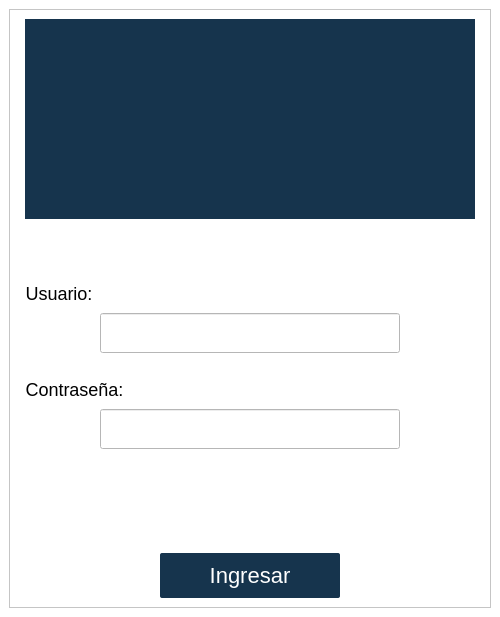
<?xml version="1.0" encoding="UTF-8"?>
<ui version="4.0">
 <class>MainWindow</class>
 <widget class="QMainWindow" name="MainWindow">
  <property name="geometry">
   <rect>
    <x>0</x>
    <y>0</y>
    <width>500</width>
    <height>617</height>
   </rect>
  </property>
  <property name="sizePolicy">
   <sizepolicy hsizetype="Fixed" vsizetype="Fixed">
    <horstretch>0</horstretch>
    <verstretch>0</verstretch>
   </sizepolicy>
  </property>
  <property name="minimumSize">
   <size>
    <width>500</width>
    <height>600</height>
   </size>
  </property>
  <property name="maximumSize">
   <size>
    <width>500</width>
    <height>617</height>
   </size>
  </property>
  <property name="windowTitle">
   <string>MainWindow</string>
  </property>
  <property name="styleSheet">
   <string notr="true">background-color: rgb(255, 255, 255);</string>
  </property>
  <widget class="QWidget" name="centralwidget">
   <layout class="QGridLayout" name="gridLayout">
    <item row="0" column="1">
     <widget class="QFrame" name="frame">
      <property name="styleSheet">
       <string notr="true">background-color: rgb(255, 255, 255);</string>
      </property>
      <property name="frameShape">
       <enum>QFrame::StyledPanel</enum>
      </property>
      <property name="frameShadow">
       <enum>QFrame::Raised</enum>
      </property>
      <layout class="QVBoxLayout" name="verticalLayout">
       <item alignment="Qt::AlignHCenter|Qt::AlignTop">
        <widget class="QLabel" name="label_7">
         <property name="sizePolicy">
          <sizepolicy hsizetype="Fixed" vsizetype="Fixed">
           <horstretch>0</horstretch>
           <verstretch>0</verstretch>
          </sizepolicy>
         </property>
         <property name="minimumSize">
          <size>
           <width>450</width>
           <height>200</height>
          </size>
         </property>
         <property name="maximumSize">
          <size>
           <width>275</width>
           <height>120</height>
          </size>
         </property>
         <property name="styleSheet">
          <string notr="true">alternate-background-color: rgb(119, 118, 123);

    background-color: #16344D; /* Color de fondo */</string>
         </property>
         <property name="text">
          <string/>
         </property>
         <property name="pixmap">
          <pixmap>../../assets/icono.png</pixmap>
         </property>
         <property name="scaledContents">
          <bool>true</bool>
         </property>
        </widget>
       </item>
       <item>
        <spacer name="verticalSpacer_2">
         <property name="orientation">
          <enum>Qt::Vertical</enum>
         </property>
         <property name="sizeType">
          <enum>QSizePolicy::Fixed</enum>
         </property>
         <property name="sizeHint" stdset="0">
          <size>
           <width>20</width>
           <height>30</height>
          </size>
         </property>
        </spacer>
       </item>
       <item>
        <widget class="QToolButton" name="toolButton">
         <property name="styleSheet">
          <string notr="true">border:none;
font:18px;</string>
         </property>
         <property name="text">
          <string>Usuario:</string>
         </property>
         <property name="icon">
          <iconset>
           <normaloff>../../assets/iconos/user.png</normaloff>../../assets/iconos/user.png</iconset>
         </property>
         <property name="iconSize">
          <size>
           <width>24</width>
           <height>24</height>
          </size>
         </property>
         <property name="toolButtonStyle">
          <enum>Qt::ToolButtonTextBesideIcon</enum>
         </property>
        </widget>
       </item>
       <item alignment="Qt::AlignHCenter">
        <widget class="QLineEdit" name="lineEdit">
         <property name="sizePolicy">
          <sizepolicy hsizetype="Fixed" vsizetype="Fixed">
           <horstretch>0</horstretch>
           <verstretch>0</verstretch>
          </sizepolicy>
         </property>
         <property name="minimumSize">
          <size>
           <width>300</width>
           <height>40</height>
          </size>
         </property>
         <property name="maximumSize">
          <size>
           <width>16777215</width>
           <height>35</height>
          </size>
         </property>
         <property name="styleSheet">
          <string notr="true">QLineEdit {

    background-color: #f5f5f5; /* Gris más claro cuando se escribe */
    border: none; /* Sin bordes generales */
    border-bottom: 1px solid #000000; /* Solo borde inferior inicial */
    border-radius: 0px; /* Sin bordes redondeados */
    padding: 5px; /* Espaciado interno */
    font: 18px;
QLineEdit {

    background-color: #f5f5f5; /* Gris más claro cuando se escribe */
    border: none; /* Sin bordes generales */
    border-bottom: 1px solid #000000; /* Solo borde inferior inicial */
    border-radius: 0px; /* Sin bordes redondeados */
    padding: 5px; /* Espaciado interno */
    font: 10px;

	margin-right: 8px; /* Margen a la derecha de 10px */
}

/* Al pasar el mouse, se agregan los bordes izquierdo y derecho */
QLineEdit:hover {
    border-bottom: 2px solid #16344D; /* Mantiene el borde inferior */
}

/* Al hacer clic (foco), se mantiene igual que el hover */
QLineEdit:focus {
    border-bottom: 2px solid #16344D;
    background-color: #e0e0e0; /* Gris más claro cuando se escribe */
    box-shadow: 0 0 5px rgba(0, 0, 0, 0.3); /* Sombra opcional al activar */
}

}

/* Al pasar el mouse, se agregan los bordes izquierdo y derecho */
QLineEdit:hover {
    border-bottom: 2px solid #16344D; /* Mantiene el borde inferior */
}

/* Al hacer clic (foco), se mantiene igual que el hover */
QLineEdit:focus {
    border-bottom: 2px solid #16344D;
    background-color: #e0e0e0; /* Gris más claro cuando se escribe */
    box-shadow: 0 0 5px rgba(0, 0, 0, 0.3); /* Sombra opcional al activar */
}
</string>
         </property>
         <property name="text">
          <string/>
         </property>
        </widget>
       </item>
       <item>
        <spacer name="verticalSpacer">
         <property name="orientation">
          <enum>Qt::Vertical</enum>
         </property>
         <property name="sizeType">
          <enum>QSizePolicy::Fixed</enum>
         </property>
         <property name="sizeHint" stdset="0">
          <size>
           <width>20</width>
           <height>20</height>
          </size>
         </property>
        </spacer>
       </item>
       <item>
        <widget class="QToolButton" name="toolButton_2">
         <property name="styleSheet">
          <string notr="true">border:none;
font:18px;</string>
         </property>
         <property name="text">
          <string>Contraseña:</string>
         </property>
         <property name="icon">
          <iconset>
           <normaloff>../../assets/iconos/padlock.png</normaloff>../../assets/iconos/padlock.png</iconset>
         </property>
         <property name="iconSize">
          <size>
           <width>24</width>
           <height>24</height>
          </size>
         </property>
         <property name="toolButtonStyle">
          <enum>Qt::ToolButtonTextBesideIcon</enum>
         </property>
        </widget>
       </item>
       <item alignment="Qt::AlignHCenter">
        <widget class="QLineEdit" name="lineEdit_2">
         <property name="sizePolicy">
          <sizepolicy hsizetype="Fixed" vsizetype="Fixed">
           <horstretch>0</horstretch>
           <verstretch>0</verstretch>
          </sizepolicy>
         </property>
         <property name="minimumSize">
          <size>
           <width>300</width>
           <height>40</height>
          </size>
         </property>
         <property name="maximumSize">
          <size>
           <width>16777215</width>
           <height>35</height>
          </size>
         </property>
         <property name="styleSheet">
          <string notr="true">QLineEdit {

    background-color: #f5f5f5; /* Gris más claro cuando se escribe */
    border: none; /* Sin bordes generales */
    border-bottom: 1px solid #000000; /* Solo borde inferior inicial */
    border-radius: 0px; /* Sin bordes redondeados */
    padding: 5px; /* Espaciado interno */
    font: 18px;
QLineEdit {

    background-color: #f5f5f5; /* Gris más claro cuando se escribe */
    border: none; /* Sin bordes generales */
    border-bottom: 1px solid #000000; /* Solo borde inferior inicial */
    border-radius: 0px; /* Sin bordes redondeados */
    padding: 5px; /* Espaciado interno */
    font: 10px;

	margin-right: 8px; /* Margen a la derecha de 10px */
}

/* Al pasar el mouse, se agregan los bordes izquierdo y derecho */
QLineEdit:hover {
    border-bottom: 2px solid #16344D; /* Mantiene el borde inferior */
}

/* Al hacer clic (foco), se mantiene igual que el hover */
QLineEdit:focus {
    border-bottom: 2px solid #16344D;
    background-color: #e0e0e0; /* Gris más claro cuando se escribe */
    box-shadow: 0 0 5px rgba(0, 0, 0, 0.3); /* Sombra opcional al activar */
}

}

/* Al pasar el mouse, se agregan los bordes izquierdo y derecho */
QLineEdit:hover {
    border-bottom: 2px solid #16344D; /* Mantiene el borde inferior */
}

/* Al hacer clic (foco), se mantiene igual que el hover */
QLineEdit:focus {
    border-bottom: 2px solid #16344D;
    background-color: #e0e0e0; /* Gris más claro cuando se escribe */
    box-shadow: 0 0 5px rgba(0, 0, 0, 0.3); /* Sombra opcional al activar */
}
</string>
         </property>
         <property name="text">
          <string/>
         </property>
        </widget>
       </item>
       <item>
        <spacer name="verticalSpacer_4">
         <property name="orientation">
          <enum>Qt::Vertical</enum>
         </property>
         <property name="sizeType">
          <enum>QSizePolicy::Fixed</enum>
         </property>
         <property name="sizeHint" stdset="0">
          <size>
           <width>20</width>
           <height>100</height>
          </size>
         </property>
        </spacer>
       </item>
       <item alignment="Qt::AlignHCenter">
        <widget class="QPushButton" name="pushButton">
         <property name="sizePolicy">
          <sizepolicy hsizetype="Fixed" vsizetype="Fixed">
           <horstretch>0</horstretch>
           <verstretch>0</verstretch>
          </sizepolicy>
         </property>
         <property name="minimumSize">
          <size>
           <width>180</width>
           <height>45</height>
          </size>
         </property>
         <property name="cursor">
          <cursorShape>PointingHandCursor</cursorShape>
         </property>
         <property name="styleSheet">
          <string notr="true">QPushButton {
    background-color: #16344D; /* Color de fondo */
    border-radius: 2px; /* Bordes redondeados */
    color: white; /* Color del texto */
    padding: 5px 10px; /* Espaciado interno */
    border: none; /* Elimina el borde predeterminado */
    font-size: 22px; /* Tamaño de fuente */
    text-align: Center; /* Alinea el texto a la izquierda */
}

QPushButton:hover {
    background-color: #D9844C; /* Color de fondo al pasar el mouse */
    box-shadow: 0 0 10px rgba(0, 0, 0, 0.5); /* Sombra al pasar el mouse */
    transform: scale(1.02); /* Ligero aumento al pasar el mouse */
    transition: all 0.3s ease-in-out; /* Transición suave */
}

QPushButton::icon {
    padding-right: 5px; /* Espaciado entre el icono y el texto */
}
</string>
         </property>
         <property name="text">
          <string>Ingresar</string>
         </property>
        </widget>
       </item>
      </layout>
     </widget>
    </item>
   </layout>
  </widget>
 </widget>
 <resources/>
 <connections/>
</ui>
